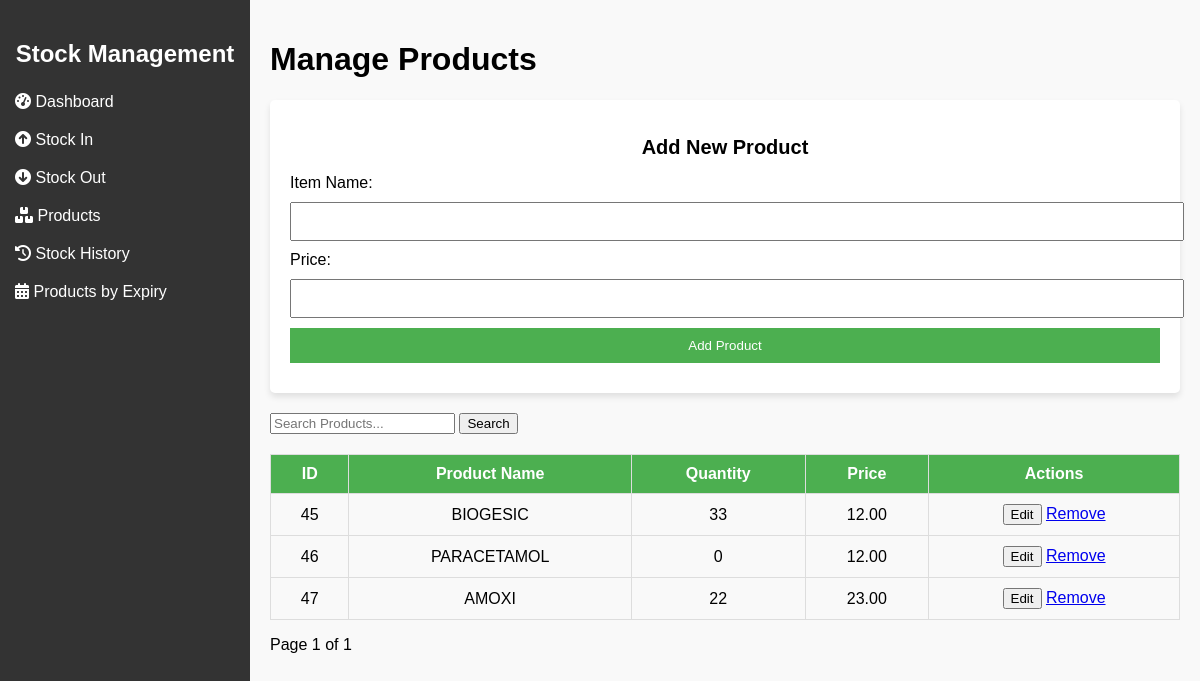
The page /products.php (signed in) on the database its author committed.
### tables this page shows
CREATE TABLE `inventory` (
  `id` int(11) NOT NULL,
  `item_name` varchar(255) NOT NULL,
  `quantity` int(11) DEFAULT 0,
  `price` decimal(10,2) DEFAULT 0.00,
  `created_at` timestamp NOT NULL DEFAULT current_timestamp(),
  `item_description` text DEFAULT NULL
);

### products.php (the view, shortened to what this page needs)
<?php
$servername = "localhost";
$username = "root";
$password = "";
$dbname = "stock_management";
$conn = new mysqli($servername, $username, $password, $dbname);
$products_per_page = 10;
$page = isset($_GET['page']) ? (int)$_GET['page'] : 1;
$offset = ($page - 1) * $products_per_page;
$search_query = isset($_GET['search']) ? mysqli_real_escape_string($conn, $_GET['search']) : '';
$total_sql = "SELECT COUNT(id) AS total FROM inventory WHERE item_name LIKE '%$search_query%'";
$total_result = $conn->query($total_sql);
$total_row = $total_result->fetch_assoc();
$total_products = $total_row['total'];
$total_pages = ceil($total_products / $products_per_page);
$sql = "SELECT id, item_name, quantity, price FROM inventory WHERE item_name LIKE '%$search_query%' LIMIT $products_per_page OFFSET $offset";
$result = $conn->query($sql);
?>
<!DOCTYPE html>
<html lang="en">
<head>
    <link href="https://cdnjs.cloudflare.com/ajax/libs/font-awesome/6.0.0-beta3/css/all.min.css" rel="stylesheet">
    <link href="products_php.css" rel="stylesheet">
</head>
<body>
    <div class="sidebar">
        <h2 style="font-size: 24px">Stock Management</h2>
        <a href="dashboard.php"><i class="fas fa-tachometer-alt icon"></i> Dashboard</a>
        <a href="stock_in.php"><i class="fas fa-arrow-circle-up icon"></i> Stock In</a>
        <a href="stock_out.php"><i class="fas fa-arrow-circle-down icon"></i> Stock Out</a>
        <a href="products.php"><i class="fas fa-boxes icon"></i> Products</a>
        <a href="history.php"><i class="fas fa-history icon"></i> Stock History</a>
        <a href="expiry_products.php"><i class="fas fa-calendar-alt icon"></i> Products by Expiry</a>
    </div>
    <div class="content">
        <h1>Manage Products</h1>
        <div class="form-container">
            <h2>Add New Product</h2>
            <form action="products.php" method="POST">
                <label for="item_name">Item Name:</label>
                <input type="text" name="item_name" id="item_name" required>
                <label for="price">Price:</label>
                <input type="number" name="price" id="price" required>
                <button type="submit" name="add_product">Add Product</button>
            </form>
        </div>
        <form method="GET" action="products.php">
            <input type="text" name="search" value="<?= htmlspecialchars($search_query); ?>" placeholder="Search Products...">
            <button type="submit">Search</button>
        </form>
        <table class="product-table">
            <tr>
                <th>ID</th>
                <th>Product Name</th>
                <th>Quantity</th>
                <th>Price</th>
                <th>Actions</th>
            </tr>
            <?php if ($result->num_rows > 0): ?>
                <?php while ($row = $result->fetch_assoc()): ?>
                    <tr>
                        <td><?= $row['id']; ?></td>
                        <td><?= $row['item_name']; ?></td>
                        <td><?= $row['quantity']; ?></td>
                        <td><?= number_format($row['price'], 2); ?></td>
                        <td>
                            <button type="button" onclick="openModal(<?= $row['id']; ?>, '<?= $row['item_name']; ?>', <?= $row['quantity']; ?>, <?= $row['price']; ?>)">Edit</button>
                            <a href="products.php?remove_id=<?= $row['id']; ?>" onclick="return confirm('Are you sure you want to delete this product?');">Remove</a>
                        </td>
                    </tr>
                <?php endwhile; ?>
            <?php else: ?>
                <tr>
                    <td colspan="5">No products found.</td>
                </tr>
            <?php endif; ?>
        </table>
        <div class="pagination">
            <p>Page <?= $page; ?> of <?= $total_pages; ?></p>
        </div>
    </div>
</body>
</html>

### products_php.css (style rules this page uses)
body { font-family: Arial, sans-serif; margin: 0; padding: 0; background-color: #f9f9f9; }
.sidebar { width: 250px; position: fixed; top: 0; left: 0; background-color: #333; color: #fff; height: 100%; padding-top: 20px; }
.sidebar h2 { text-align: center; }
.sidebar a { display: block; padding: 10px 15px; text-decoration: none; color: #fff; font-size: 16px; }
.content { margin-left: 250px; padding: 20px; }
.product-table { width: 100%; border-collapse: collapse; margin-top: 20px; }
.product-table th, .product-table td { padding: 10px; text-align: center; border: 1px solid #ddd; }
.product-table th { background-color: #4CAF50; color: white; }
.form-container { background-color: white; padding: 20px; margin-bottom: 20px; border-radius: 5px; box-shadow: 0px 4px 6px rgba(0, 0, 0, 0.1); }
.form-container input, .form-container button { display: block; width: 100%; padding: 10px; margin: 10px 0; }
.form-container button { background-color: #4CAF50; color: white; border: none; cursor: pointer; }
h2 { font-size: 20px; text-align: center; margin-bottom: 15px; }

### rows shown on the page
inventory: id "45", item_name "BIOGESIC", quantity "33", price "12.00"
inventory: id "46", item_name "PARACETAMOL", quantity "0", price "12.00"
inventory: id "47", item_name "AMOXI", quantity "22", price "23.00"

### other values the page prints
$page "1"
$total_pages "1"
